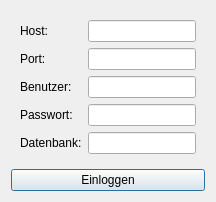
<?xml version="1.0" encoding="UTF-8"?>
<ui version="4.0">
 <class>LoginDialog</class>
 <widget class="QDialog" name="LoginDialog">
  <property name="windowTitle">
   <string>Login - Flohmarktmanager</string>
  </property>
  <layout class="QVBoxLayout" name="verticalLayout">
   <item>
    <widget class="QWidget" name="loginWidget">
     <layout class="QFormLayout" name="formLayout">
      <item row="0" column="0">
       <widget class="QLabel" name="labelHost">
        <property name="text">
         <string>Host:</string>
        </property>
       </widget>
      </item>
      <item row="0" column="1">
       <widget class="QLineEdit" name="lineEditHost"/>
      </item>
      <item row="1" column="0">
       <widget class="QLabel" name="labelPort">
        <property name="text">
         <string>Port:</string>
        </property>
       </widget>
      </item>
      <item row="1" column="1">
       <widget class="QLineEdit" name="lineEditPort"/>
      </item>
      <item row="2" column="0">
       <widget class="QLabel" name="labelUser">
        <property name="text">
         <string>Benutzer:</string>
        </property>
       </widget>
      </item>
      <item row="2" column="1">
       <widget class="QLineEdit" name="lineEditUser"/>
      </item>
      <item row="3" column="0">
       <widget class="QLabel" name="labelPassword">
        <property name="text">
         <string>Passwort:</string>
        </property>
       </widget>
      </item>
      <item row="3" column="1">
       <widget class="QLineEdit" name="lineEditPassword">
        <property name="echoMode">
         <enum>QLineEdit::Password</enum>
        </property>
       </widget>
      </item>
      <item row="4" column="0">
       <widget class="QLabel" name="labelDatabase">
        <property name="text">
         <string>Datenbank:</string>
        </property>
       </widget>
      </item>
      <item row="4" column="1">
       <widget class="QLineEdit" name="lineEditDatabase"/>
      </item>
     </layout>
    </widget>
   </item>
   <item>
    <widget class="QPushButton" name="pushButtonLogin">
     <property name="text">
      <string>Einloggen</string>
     </property>
    </widget>
   </item>
  </layout>
 </widget>
 <resources/>
 <connections/>
</ui>
